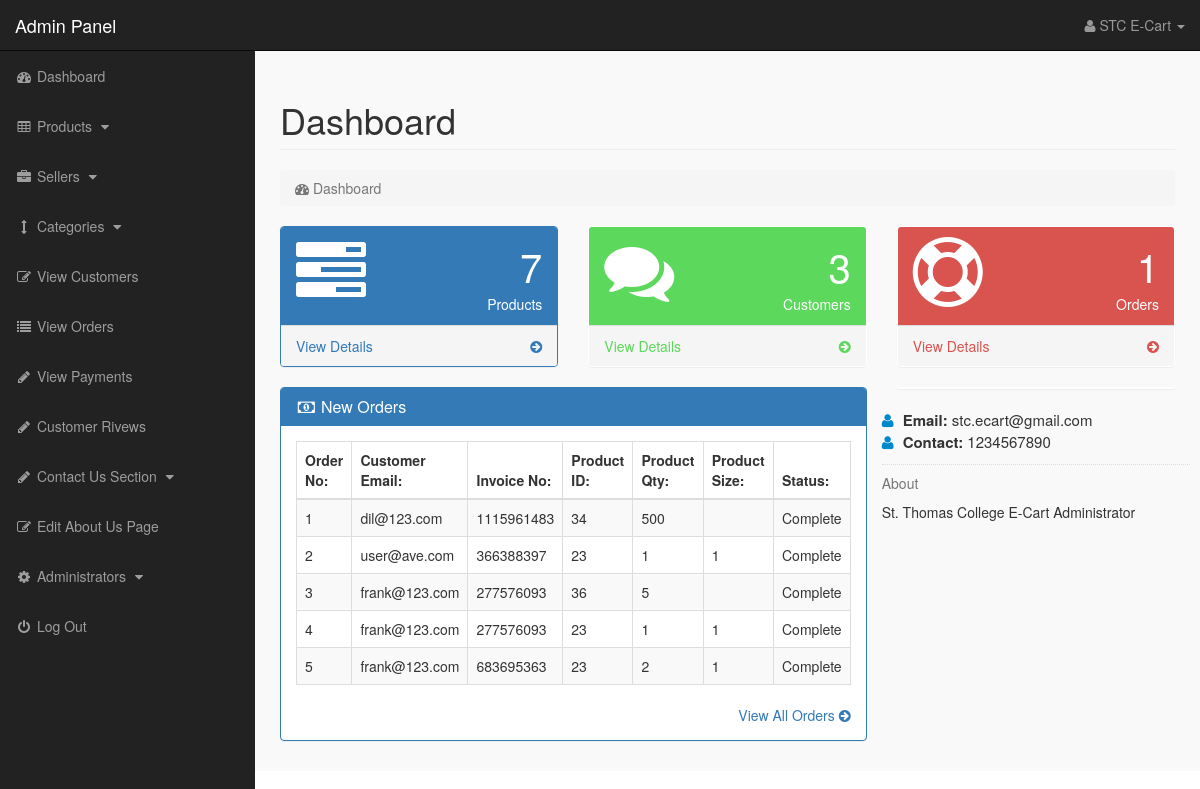
The page /admin_area/index.php?dashboard (signed in) on the database its author committed.
### tables this page shows
CREATE TABLE `customer_orders` (
  `order_id` int(10) NOT NULL,
  `customer_id` int(10) NOT NULL,
  `pro_id` int(10) NOT NULL,
  `wish_text` varchar(30) NOT NULL,
  `s_id` varchar(20) NOT NULL,
  `due_amount` int(100) NOT NULL,
  `invoice_no` int(100) NOT NULL,
  `qty` int(10) NOT NULL,
  `size` text NOT NULL,
  `order_date` timestamp NOT NULL DEFAULT current_timestamp(),
  `order_status` text NOT NULL,
  `pro_dt` datetime DEFAULT NULL
);

CREATE TABLE `customers` (
  `customer_id` int(10) NOT NULL,
  `customer_name` varchar(255) NOT NULL,
  `customer_email` varchar(255) NOT NULL,
  `customer_pass` varchar(255) NOT NULL,
  `customer_country` text NOT NULL,
  `customer_city` text NOT NULL,
  `customer_contact` varchar(255) NOT NULL,
  `customer_address` text NOT NULL,
  `customer_image` text NOT NULL,
  `customer_ip` varchar(255) NOT NULL,
  `customer_confirm_code` text NOT NULL
);

### admin_area/dashboard.php (the view, shortened to what this page needs)
<?php
if(!isset($_SESSION['admin_email'])){
echo "<script>window.open('login.php','_self')</script>";
}
else {
?>
<div class="row">
<div class="col-lg-12">
<h1 class="page-header">Dashboard</h1>
<ol class="breadcrumb">
<li class="active">
<i class="fa fa-dashboard"></i> Dashboard
</li>
</ol>
</div>
</div>
<div class="row">
<div class="col-lg-4 col-md-6">
<div class="panel panel-primary">
<div class="panel-heading">
<div class="row">
<div class="col-xs-3">
<i class="fa fa-tasks fa-5x"> </i>
</div>
<div class="col-xs-9 text-right">
<div class="huge"> <?php echo $count_products; ?> </div>
<div>Products</div>
</div>
</div>
</div>
<a href="index.php?view_products">
<div class="panel-footer">
<span class="pull-left"> View Details </span>
<span class="pull-right"> <i class="fa fa-arrow-circle-right"></i> </span>
<div class="clearfix"></div>
</div>
</a>
</div>
</div>
<div class="col-lg-4 col-md-6">
<div class="panel panel-green">
<div class="panel-heading">
<div class="row">
<div class="col-xs-3">
<i class="fa fa-comments fa-5x"> </i>
</div>
<div class="col-xs-9 text-right">
<div class="huge"> <?php echo $count_customers; ?> </div>
<div>Customers</div>
</div>
</div>
</div>
<a href="index.php?view_customers">
<div class="panel-footer">
<span class="pull-left"> View Details </span>
<span class="pull-right"> <i class="fa fa-arrow-circle-right"></i> </span>
<div class="clearfix"></div>
</div>
</a>
</div>
</div>
<div class="col-lg-4 col-md-6">
<div class="panel panel-red">
<div class="panel-heading">
<div class="row">
<div class="col-xs-3">
<i class="fa fa-support fa-5x"> </i>
</div>
<div class="col-xs-9 text-right">
<div class="huge"> <?php echo $count_pending_orders; ?> </div>
<div>Orders</div>
</div>
</div>
</div>
<a href="index.php?view_orders">
<div class="panel-footer">
<span class="pull-left"> View Details </span>
<span class="pull-right"> <i class="fa fa-arrow-circle-right"></i> </span>
<div class="clearfix"></div>
</div>
</a>
</div>
</div>
</div>
<div class="row" >
<div class="col-lg-8" >
<div class="panel panel-primary" >
<div class="panel-heading" >
<h3 class="panel-title" >
<i class="fa fa-money fa-fw" ></i> New Orders
</h3>
</div>
<div class="panel-body" >
<div class="table-responsive" >
<table class="table table-bordered table-hover table-striped" >
<thead>
<tr>
<th>Order No:</th>
<th>Customer Email:</th>
<th>Invoice No:</th>
<th>Product ID:</th>
<th>Product Qty:</th>
<th>Product Size:</th>
<th>Status:</th>
</tr>
</thead>
<tbody>
<?php
$i = 0;
$get_order = "select * from customer_orders order by 1 DESC LIMIT 0,5";
$run_order = mysqli_query($con,$get_order);
while($row_order=mysqli_fetch_array($run_order)){
$c_id = $row_order['customer_id'];
$invoice_no = $row_order['invoice_no'];
$product_id = $row_order['pro_id'];
$qty = $row_order['qty'];
$size = $row_order['size'];
$order_status = $row_order['order_status'];
$i++;
?>
<tr>
<td><?php echo $i; ?></td>
<td>
<?php
$get_customer = "select * from customers where customer_id='$c_id'";
$run_customer = mysqli_query($con,$get_customer);
$row_customer = mysqli_fetch_array($run_customer);
$customer_email = $row_customer['customer_email'];
echo $customer_email;
?>
</td>
<td><?php echo $invoice_no; ?></td>
<td><?php echo $product_id; ?></td>
<td><?php echo $qty; ?></td>
<td><?php echo $size; ?></td>
<td>
<?php
if($order_status=='pending'){
echo $order_status='pending';
}
else {
echo $order_status='Complete';
}
?>
</td>
</tr>
<?php } ?>
</tbody>
</table>
</div>
<div class="text-right" >
<a href="index.php?view_orders" >
View All Orders <i class="fa fa-arrow-circle-right" ></i>
</a>
</div>
</div>
</div>
</div>
<div class="col-md-4">
<div class="panel">
</div>
</div>
<div class="mb-md">
<div class="widget-content-expanded">
<i class="fa fa-user"></i> <span>Email: </span> <?php echo $admin_email; ?>  <br>
<i class="fa fa-user"></i> <span>Contact: </span> <?php echo $admin_contact; ?>   <br>
</div>
<hr class="dotted short">
<h5 class="text-muted">About</h5>
<p>
<?php echo $admin_about; ?>
</p>
</div>
</div>
</div>
</div>
</div>
<?php } ?>

### admin_area/includes/sidebar.php (shortened to what this page needs)
<?php
if(!isset($_SESSION['admin_email'])){
echo "<script>window.open('login.php','_self')</script>";
}
else {
?>
<nav class="navbar navbar-inverse navbar-fixed-top" >
<div class="navbar-header" >
<a class="navbar-brand" href="index.php?dashboard" >Admin Panel</a>
</div>
<ul class="nav navbar-right top-nav" >
<li class="dropdown" >
<a href="#" class="dropdown-toggle" data-toggle="dropdown" >
<i class="fa fa-user" ></i>
<?php echo $admin_name; ?> <b class="caret" ></b>
</a>
</li>
</ul>
<div class="collapse navbar-collapse navbar-ex1-collapse">
<ul class="nav navbar-nav side-nav">
<li>
<a href="index.php?dashboard">
<i class="fa fa-fw fa-dashboard"></i> Dashboard
</a>
</li>
<li>
<a href="#" data-toggle="collapse" data-target="#products">
<i class="fa fa-fw fa-table"></i> Products
<i class="fa fa-fw fa-caret-down"></i>
</a>
</li>
<li>
<a href="#" data-toggle="collapse" data-target="#manufacturers">
<i class="fa fa-fw fa-briefcase"></i> Sellers
<i class="fa fa-fw fa-caret-down"></i>
</a>
</li>
<li>
<a href="#" data-toggle="collapse" data-target="#cat">
<i class="fa fa-fw fa-arrows-v"></i> Categories
<i class="fa fa-fw fa-caret-down"></i>
</a>
</li>
<li>
<a href="index.php?view_customers">
<i class="fa fa-fw fa-edit"></i> View Customers
</a>
</li>
<li>
<a href="index.php?view_orders">
<i class="fa fa-fw fa-list"></i> View Orders
</a>
</li>
<li>
<a href="index.php?view_payments">
<i class="fa fa-fw fa-pencil"></i> View Payments
</a>
</li>
<li>
<a href="index.php?view_reviews">
<i class="fa fa-fw fa-pencil"></i> Customer Rivews
</a>
</li>
<li>
<a href="#" data-toggle="collapse" data-target="#contact_us">
<i class="fa fa-fw fa-pencil"> </i> Contact Us Section
<i class="fa fa-fw fa-caret-down"></i>
</a>
</li>
<li>
<a href="index.php?edit_about_us">
<i class="fa fa-fw fa-edit"></i> Edit About Us Page
</a>
</li>
<li>
<a href="#" data-toggle="collapse" data-target="#users">
<i class="fa fa-fw fa-gear"></i> Administrators
<i class="fa fa-fw fa-caret-down"></i>
</a>
</li>
<li>
<a href="logout.php">
<i class="fa fa-fw fa-power-off"></i> Log Out
</a>
</li>
</ul>
</div>
</nav>
<?php } ?>

### admin_area/css/style.css (style rules this page uses)
body { margin-top:100px; }
@media (min-width: 768px) { body { margin-top:50px; } }
.top-nav { padding:0 15px; }
.top-nav>li { display:inline-block; float:left; }
.top-nav>li>a { padding-top:15px; padding-bottom:15px; line-height:20px; color:#999; }
@media (min-width: 768px) { .side-nav { position:fixed; top:51px; width:255px; border-radius:0; overflow-y:auto; background-color: #222; bottom:0; overflow-x:hidden; padding-bottom:40px; } }
@media (min-width: 768px) { .side-nav>li>a { width:255px; } }
.huge { font-size:40px; line-height:normal; }
.panel-green > .panel-heading { color:#fff; background-color:#5cd85c; }
.panel-green > a { color:#5cd85c; }
.panel-red > .panel-heading { color:#fff; background-color:#d9534f; }
.panel-red > a { color:#d9534f; }
.panel-body { border-radius:5px; }
.mb-md { margin-bottom: 15px !important; }
hr { border:0; height: 1px; margin: 22px 0 22px 0; }
hr.dotted { height:0; border-bottom: 1px dotted #ddd; margin: 11px 0 11px 0; }
.widget-content-expanded { font-size:15px; }
.widget-content-expanded span { font-weight:bold; }
.widget-content-expanded i { color:#0088cc; margin-right:5px; }

### rows shown on the page
customer_orders: customer.customer_email "dil@123.com", invoice_no "1115961483", pro "34", qty "500"
customer_orders: customer.customer_email "user@ave.com", invoice_no "366388397", pro "23", qty "1", size "1"
customer_orders: customer.customer_email "frank@123.com", invoice_no "277576093", pro "36", qty "5"
customer_orders: customer.customer_email "frank@123.com", invoice_no "277576093", pro "23", qty "1", size "1"
customer_orders: customer.customer_email "frank@123.com", invoice_no "683695363", pro "23", qty "2", size "1"

### other values the page prints
$admin_name "STC E-Cart"
$count_products "7"
$count_customers "3"
$count_pending_orders "1"
$admin_email "stc.ecart@gmail.com"
$admin_contact "1234567890"
$admin_about "St. Thomas College E-Cart Administrator"
